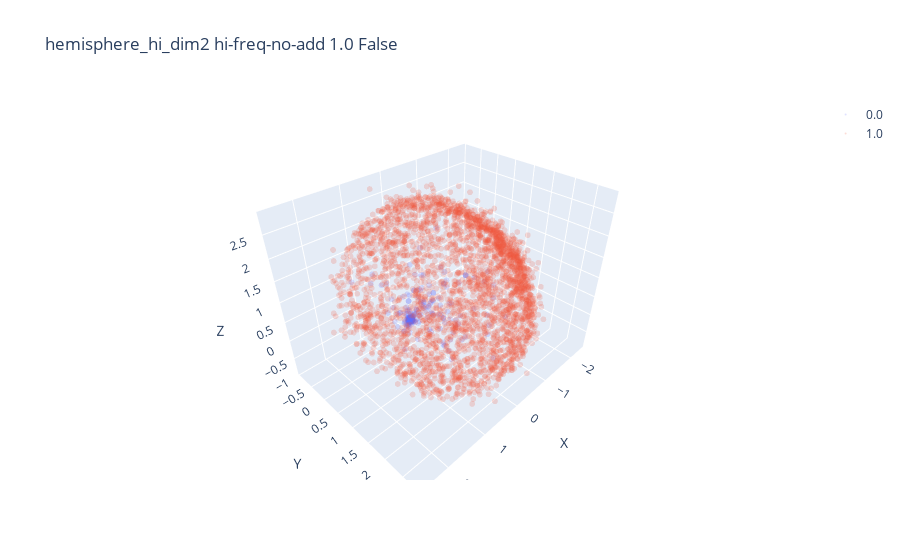

The code cell stored with this chart in its notebook:
### Code cell
data_name = 'hemisphere_hi_dim2'
dist_mask = 'False'
noise_type = 'hi-freq-no-add'
noise_level = 1.0
savefolder = None
plot_x = False
run_id = df[(df['data.name'] == data_name) & (df['training.mode'] == 'end2end') & (df['cfg/dimensions/latent'] == 3) & (df['cfg/data/root'] == f'../data/negative_sampling_new/dist_mask_{dist_mask}/{noise_type}/{noise_level}/')]
assert len(run_id) == 1
run_id = run_id['run_id'].values[0]
run = api.run(f"{entity}/{project}/{run_id}")
folder_path = '../../src/wandb/'
cfg = OmegaConf.create(run.config)
folder_list = glob.glob(f"{folder_path}*{run.id}*")
ckpt_files = glob.glob(f"{folder_list[0]}/files/*.ckpt")
ckpt_path = ckpt_files[0]
cfg.data.root = '../' + cfg.data.root
model = Autoencoder.load_from_checkpoint(ckpt_path)
data = np.load(f"{cfg.data.root}/{cfg.data.name}{cfg.data.filetype}", allow_pickle=True)
with torch.no_grad():
    model.eval()
    x = torch.tensor(data['data'], dtype=torch.float32, device=model.device)
    z = model.encoder(x)
zc = z.cpu().numpy()
filename = None
title = f'{data_name} {noise_type} {noise_level} {dist_mask}'
if savefolder is not None:
    pathlib.Path(savefolder).mkdir(parents=True, exist_ok=True)
    filename = f"{savefolder}/{title}.html"
scatter(zc, data['mask_x'], s=2, alpha=0.2, title=title, filename=filename).show()
if plot_x:
    title = f'[INPUT DATA] {title}'
    if savefolder is not None:
        filename = f"{savefolder}/{title}.html"
    scatter(x, data['mask_x'], s=2, alpha=0.2, title=title, filename=filename).show()
z = z[data['mask_x'].astype(bool)]

### Figure 1 — Plotly figure (JSON) as saved in the notebook; plotly's stock layout.template omitted (floating-point values rounded to 4 significant figures; data arrays with more than 128 entries replaced by an {"elided": "..."} marker saying what was removed)
{"data": [{"marker": {"color": 0, "colorscale": [[0, "#440154"], [0.1111, "#482878"], [0.2222, "#3e4989"], [0.3333, "#31688e"], [0.4444, "#26828e"], [0.5556, "#1f9e89"], [0.6667, "#35b779"], [0.7778, "#6ece58"], [0.8889, "#b5de2b"], [1, "#fde725"]], "opacity": 0.2, "size": 2}, "mode": "markers", "name": "0.0", "type": "scatter3d", "x": {"elided": "1216 float values"}, "y": {"elided": "1216 float values"}, "z": {"elided": "1216 float values"}}, {"marker": {"color": 1, "opacity": 0.2, "size": 2}, "mode": "markers", "name": "1.0", "type": "scatter3d", "x": {"elided": "3040 float values"}, "y": {"elided": "3040 float values"}, "z": {"elided": "3040 float values"}}], "layout": {"scene": {"xaxis": {"title": {"text": "X"}}, "yaxis": {"title": {"text": "Y"}}, "zaxis": {"title": {"text": "Z"}}}, "showlegend": true, "title": {"text": "hemisphere_hi_dim2 hi-freq-no-add 1.0 False"}}}
